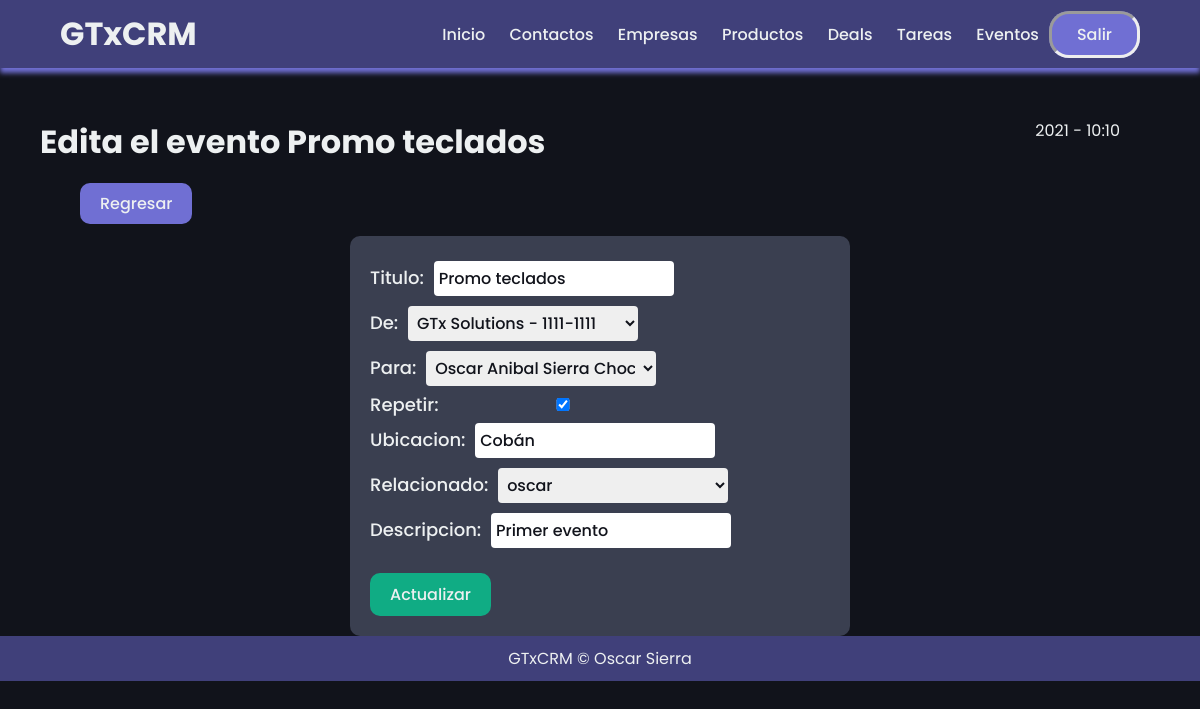
The page /eventos/1/editarevento (signed in) on the database its author committed.
### mainapp/models.py (models this page shows)
class Evento(models.Model):
    titulo = models.CharField(max_length=45)
    de = models.ForeignKey("Empresa", on_delete=models.CASCADE)
    para = models.ForeignKey("Lead", on_delete=models.CASCADE)
    repetir = models.BooleanField()
    ubicacion = models.CharField(max_length=45)
    relacionado = models.ForeignKey("Agent", on_delete=models.CASCADE)
    descripcion = models.CharField(max_length=200)

### mainapp/views.py (the view, shortened to what this page needs)
# urls.py: path('eventos/<int:pk>/editarevento', eventoUpdatelView.as_view(), name="evento_update"),
class eventoUpdatelView(LoginRequiredMixin, UpdateView):
    template_name="eventos/evento_update.html"
    queryset = Evento.objects.all()
    form_class = EventoModelForm
    context_object_name = "evento"

### mainapp/forms.py
class EventoModelForm(forms.ModelForm):
    class Meta:
        model = Evento
        fields = (
            'titulo',
            'de',
            'para',
            'repetir',
            'ubicacion',
            'relacionado',
            'descripcion'
        )

### mainapp/models.py (called while the page is built)
    def __str__(self):
        return f'{self.nombres} {self.apellidos}'

    def __str__(self):
        return self.user.username

    def __str__(self):
        return f'{self.nombre} - {self.telefono}'

### mainapp/templates/eventos/evento_update.html (shortened to what this page needs)
{% extends 'layouts/layouts.html'%}
{% block content %}
<div class="start">
    <div class="initial">
        <h1>Edita el evento {{ evento.titulo }}</h1>
            <div id="time">
                {% now "Y - h:m"%}
            </div>
        </div>
    </div>
<br/>
<div class="divbtn" style="margin-left: 40px;">
    <a class="backbtn" href="{% url 'evento_detail' evento.pk %}"><button>Regresar</button></a>
</div>
<div class="content">
    <div class="box">
        <form method="post">
            {{ form.as_p }}
            <button class="submitbtn" type="submit">Actualizar</button>
        </form>
    </div>
</div>
{% endblock %}

### mainapp/static/css/styles.css (style rules this page uses)
* { margin: 0; padding: 0; font-family: "Poppins", sans-serif; color: #edf0f1; text-decoration: none; }
body { box-sizing: border-box; background-color: #11131b; }
li, a, button { font-weight: 500; font-size: 16px; text-decoration: none; border: none; background-color: transparent; }
input, select, option { font-weight: 500; font-size: 16px; text-decoration: none; border: none; width: 50%; color: #11131b; margin: 5px; border-radius: 4px; padding: 5px; }
.start { width: 90%; margin-top: 50px; margin-left: 40px; margin-right: 40px; }
.content { align-items: center; width: 45%; margin: auto; }
.box { border-radius: 10px; background-color: #3a3f50; margin-left: 20px; margin-right: 20px; padding: 20px; margin-top: 20px; }
.box p { font-weight: 500; font-size: 18px; }
.initial { display: flex; justify-content: space-between; }
.backbtn { margin-left: 40px; margin-top: 40px; margin-bottom: 40px; padding: 9px 20px; background-color: #706fd3; border-radius: 10px; cursor: pointer; transition: all 0.3s ease 0s; }
.submitbtn { margin-top: 20px; padding: 9px 20px; background-color: #10ac84; border-radius: 10px; cursor: pointer; transition: all 0.3s ease 0s; }

### rows shown on the page
Evento: titulo "Promo teclados", de "GTx Solutions - 1111-1111", para "Oscar Anibal Sierra Chocooj", repetir "☑", ubicacion "Cobán", relacionado "oscar", descripcion "Primer evento"
